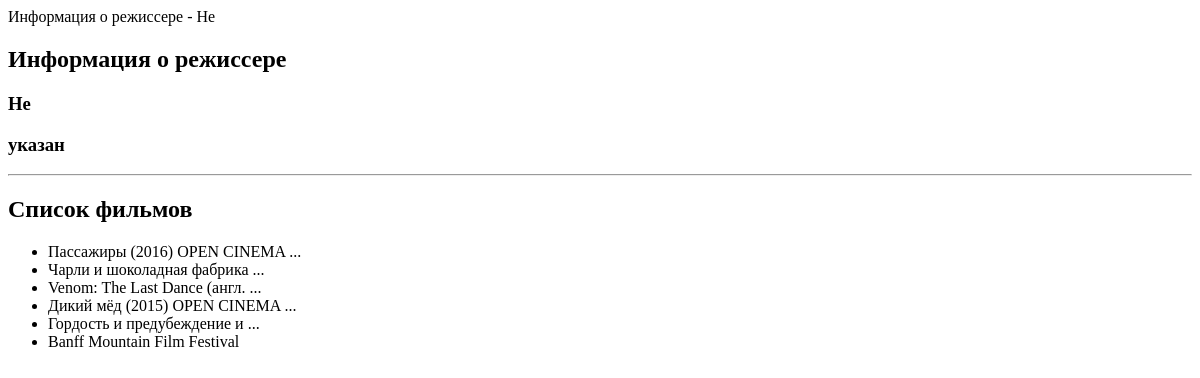
Before: /director/19/ with the older database file.
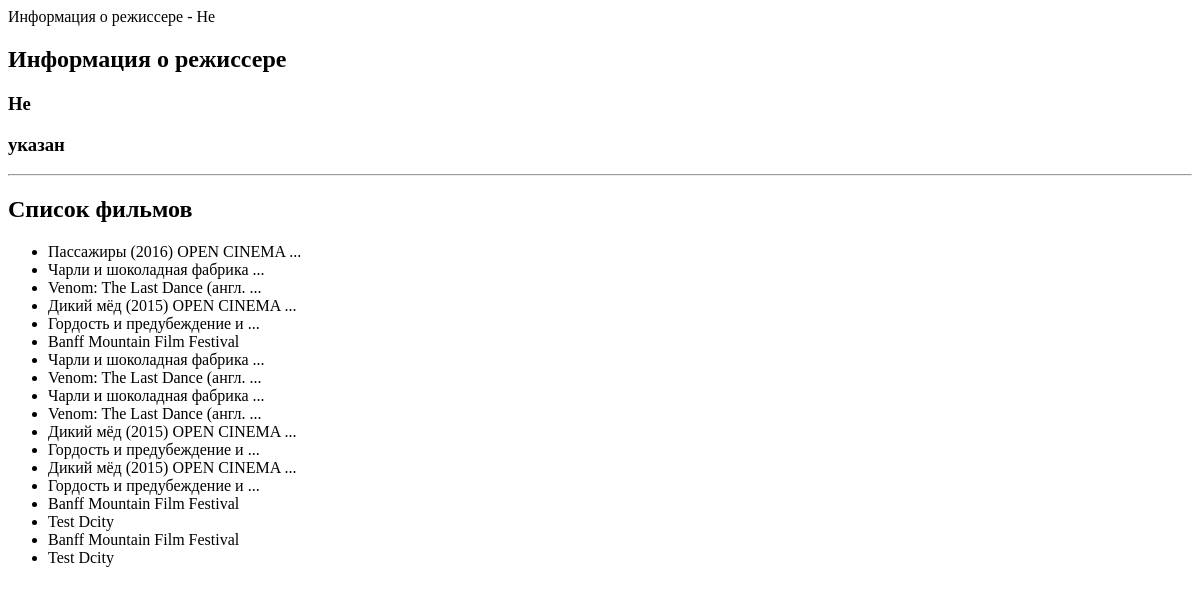
After: the same page with the newer database file.
### movie_app/models.py (models this page shows, shortened)
class Movie(models.Model):
    director = models.ForeignKey(Director, on_delete=models.CASCADE, null=True)
    actor = models.ManyToManyField(Actor)
    name = models.CharField(max_length=40)
    rating = models.IntegerField(validators=[MinValueValidator(1), MaxValueValidator(10)], null=True, blank=True)
    year = models.IntegerField(null=True, validators=[MinValueValidator(1900), MaxValueValidator(2050)])
    budget = models.IntegerField(default=1000000, validators=[MinValueValidator(1), MaxValueValidator(10000000)])
    slug = models.SlugField(default='', null=False)

### movie_app/views.py (the view)
# urls.py: path('director/<int:pk>/', views.DirectorDetailView.as_view(), name='director-detail'),
class DirectorDetailView(DetailView):
    model = Director
    template_name = 'movie_app/one_director.html'

### movie_app/templates/movie_app/one_director.html
{% block title %} Информация о режиссере - {{ director.first_name }} {% endblock %}
{% block content %}
    <h2>Информация о режиссере</h2>
    <h3>{{ director.first_name }}</h3>
    <h3>{{ director.last_name }}</h3>
    <hr>
    <h2>Список фильмов</h2>
    <ul>
    {% for movie in director.movie_set.all %}
        <li>{{ movie.name }}</li>
    {% endfor %}
    </ul>
{% endblock %}

Changed rows visible on the page:
added Movie: name "Чарли и шоколадная фабрика ..."
added Movie: name "Venom: The Last Dance (англ. ..."
added Movie: name "Чарли и шоколадная фабрика ..."
added Movie: name "Venom: The Last Dance (англ. ..."
added Movie: name "Дикий мёд (2015) OPEN CINEMA ..."
added Movie: name "Гордость и предубеждение и ..."
added Movie: name "Дикий мёд (2015) OPEN CINEMA ..."
added Movie: name "Гордость и предубеждение и ..."
added Movie: name "Banff Mountain Film Festival"
added Movie: name "Test Dcity"
added Movie: name "Banff Mountain Film Festival"
added Movie: name "Test Dcity"
